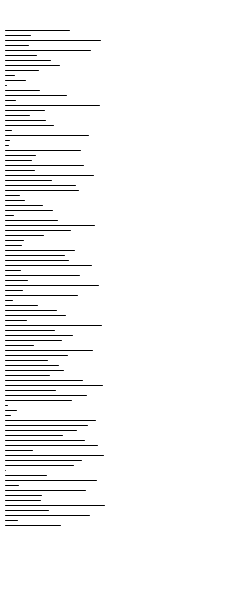
Frame 1 (no input)
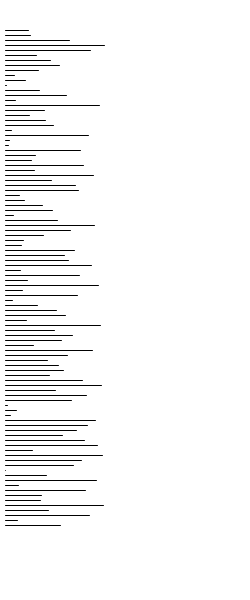
Frame 60 (the mouse pressed at the canvas centre just before this capture)
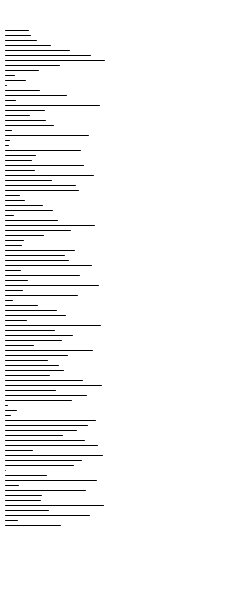
Frame 120 (the mouse held since frame 60 and released just before this capture)

The Processing sketch that drew these frames (run headless with seeded random() and noise(); from frame 60 on, the mouse is pressed at the canvas centre):

// Processing sketch: processing_81268
// ── processing_81268.pde


//*  IAT 800 Instructed by Phillipe Pasquire
//*  submitted by AYINUERGULI KADEER (Aynur Kadir)
//*  Date: 8th, November, 2012
//*  email: akadir@sfu.ca
//*  A3_1. Using procedural programming, generate a vector (one-‐dimensional
//*  array) that contains all the integers between [1:99] in random order and create
//*  an animation that visualizes a sorting algorithm while it orders them in
//*  increasing order.

// Inspired by Bubble-sort with Hungarian ("Csángó") folk dance , thanks to information from Jill.
// also inspired by http://www.sorting-algorithms.com/
// I used bubble saort in this code

// declare global variables 
// t  bigining point of array soarting 
// a  control drawing speed 
// count  length of the verticle line 

int t=0, a=0, count=100; 
int[] b=new int[count];

void setup() {  
  //circulation of array 
  for (int i=0; i<100; i++)// make it go through every level
  {

    Boolean valueAssigned = false; // declare a boolen expression

    while ( valueAssigned == false ) // loop through until a value has been assinged
    {

      Boolean alreadyExists = false;
      int  currentRandom = (int)random(0, 100); // generate numbers

      for (int j=0; j<i; j++)// go through all numbers has been assigned 
      {
        if ( currentRandom == b[j]) //check if it is exist already
        {
          alreadyExists = true;
        }
      }

      if ( alreadyExists == false) // if it doesnt exist, assign it
      {
        b[i] = currentRandom;

        println( b[i] );
        valueAssigned = true;
      }
    }//once it has been assigned, go to next level
  }


  size(250, 600);//size of canvas 
  background(255);    // color of background 
  paint(b);//draw array element
}
// use bubble soart to soart these random numbers
void draw() {
  a++;//control drawing speed 
  if (a % 20 == 0) {//assign speed for 20 
    t++;//array circulation begin with 0 
    if (t<b.length) {//before soarting 
      //apply soarting 
      for (int j = 0; j < b.length; j++) {
        //if the lement smaller that next one they replace position
        if (b[t] < b[j]) {
          background(255);
          int temp = 0;//temprary varuable
          //exchange two array value 
          temp = b[t];
          b[t] = b[j];
          b[j] = temp;
        }
      }
      paint(b);//call to draw
    }
  }
} 

//Draw 
void paint(int[] a) {//array express as line 
  for (int i=0;i<a.length;i++)//loop array  
    line(5, 5*i+30, a[i]+5, 5*i+30);//draw line
}
